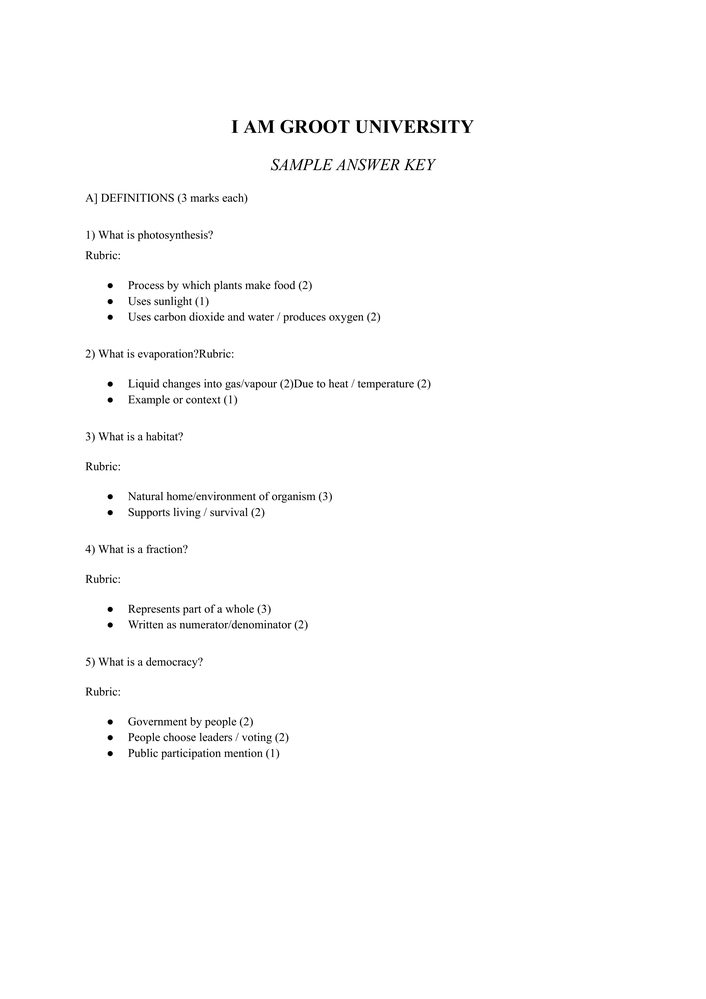
#> input picture ocr_v2/debug/1775260407199-885156062_page_0_original.png, 706 x 999 px, shrunk from 2483 x 3512 before the run
$ python -i stabilize.py   (imports and definitions only)
#> lines starting #> are read from the running program, lines starting #| are printed output that depends on the picture; after the words box and inside, x2 and y2 are one past the last pixel; in counts of white or black regions, pixels touching at a corner belong together
import os
import cv2
import fitz  # PyMuPDF
import numpy as np

def deskew_image(image: np.ndarray) -> np.ndarray:
    """
    Detects the skew angle of the text and applies a rotation to correct it.
    """
    coords = np.column_stack(np.where(image > 0))
    if coords.shape[0] == 0:
        return image

    angle = cv2.minAreaRect(coords)[-1]
    if angle < -45:
        angle = -(90 + angle)
    else:
        angle = -angle

    (h, w) = image.shape[:2]
    center = (w // 2, h // 2)
    M = cv2.getRotationMatrix2D(center, angle, 1.0)
    rotated = cv2.warpAffine(image, M, (w, h), flags=cv2.INTER_CUBIC, borderMode=cv2.BORDER_REPLICATE)
    return rotated

def preprocess_image(img_array: np.ndarray) -> np.ndarray:
    """
    Applies the shared stabilization pipeline to make image OCR-ready.
    Pipeline: Grayscale -> CLAHE -> Gaussian Blur -> Adaptive Thresh -> Deskew -> Morphology
    """
    if img_array is None or img_array.size == 0:
        return img_array

    # 1. Grayscale
    if len(img_array.shape) == 3:
        gray = cv2.cvtColor(img_array, cv2.COLOR_BGR2GRAY)
    else:
        gray = img_array

    # 2. CLAHE (Contrast Limited Adaptive Histogram Equalization)
    clahe = cv2.createCLAHE(clipLimit=2.0, tileGridSize=(8, 8))
    enhanced_contrast = clahe.apply(gray)

    # 3. Gaussian Blur (Denoising)
    blurred = cv2.GaussianBlur(enhanced_contrast, (5, 5), 0)

    # 4. Adaptive Thresholding (Handle shadows/gradients)
    thresh = cv2.adaptiveThreshold(
        blurred, 255,
        cv2.ADAPTIVE_THRESH_GAUSSIAN_C,
        cv2.THRESH_BINARY_INV,  # INVERT text to white on black for deskewing/morphology
        15, 5
    )

    # 5. Deskewing
    deskewed = deskew_image(thresh)

    # 6. Morphology Close (Close gaps inside letters)
    kernel = cv2.getStructuringElement(cv2.MORPH_RECT, (2, 2))
    morph = cv2.morphologyEx(deskewed, cv2.MORPH_CLOSE, kernel)

    # Re-invert back to black-on-white text for OCR engines
    final_img = cv2.bitwise_not(morph)
    return final_img

def stabilize_document(file_path: str, debug_dir: str = "debug") -> list:
    """
    Opens a PDF (via PyMuPDF) or Image, processes each page through the stability pipeline,
    and returns a list of preprocessed numpy arrays.
    Also saves debug images to `debug_dir`.
    """
#> called with debug_dir = 'debug'
    if not os.path.exists(debug_dir):
        os.makedirs(debug_dir, exist_ok=True)

    ext = os.path.splitext(file_path)[1].lower()
    base_name = os.path.basename(file_path).rsplit('.', 1)[0]
    processed_pages = []

    if ext == '.pdf':
        doc = fitz.open(file_path)
        for page_num in range(len(doc)):
            page = doc.load_page(page_num)
            pix = page.get_pixmap(dpi=300)

            # Convert PyMuPDF pixmap to numpy array depending on channels
            if pix.n - pix.alpha < 4:
                # RGB / Grayscale
                img_array = np.frombuffer(pix.samples, dtype=np.uint8).reshape(pix.h, pix.w, pix.n)
                if pix.alpha:
                    # Drop alpha channel
                    img_array = img_array[:, :, :3]
            else:
                # CMYK - rare but handle by converting to RGB
                pix = fitz.Pixmap(fitz.csRGB, pix)
                img_array = np.frombuffer(pix.samples, dtype=np.uint8).reshape(pix.h, pix.w, pix.n)

            # Convert RGB to BGR for OpenCV standard
            if len(img_array.shape) == 3 and img_array.shape[2] == 3:
                img_array = cv2.cvtColor(img_array, cv2.COLOR_RGB2BGR)

            # Save debug original
            orig_path = os.path.join(debug_dir, f"{base_name}_page_{page_num}_original.png")
            cv2.imwrite(orig_path, img_array)

            preprocessed = preprocess_image(img_array)

            # Save debug preprocessed
            prep_path = os.path.join(debug_dir, f"{base_name}_page_{page_num}_preprocessed.png")
            cv2.imwrite(prep_path, preprocessed)

            processed_pages.append(preprocessed)
    else:
        # Standard image
        img_array = cv2.imread(file_path)
#> img_array is the input picture: shape (999, 706, 3); min 0, max 255, mean 252.1
        if img_array is not None:
            orig_path = os.path.join(debug_dir, f"{base_name}_original.png")
            cv2.imwrite(orig_path, img_array)

            preprocessed = preprocess_image(img_array)
#> in preprocess_image, `thresh = cv2.adaptiveThreshold( blurred, 255, cv2.ADAPTIVE_THRESH_GAUS..`:
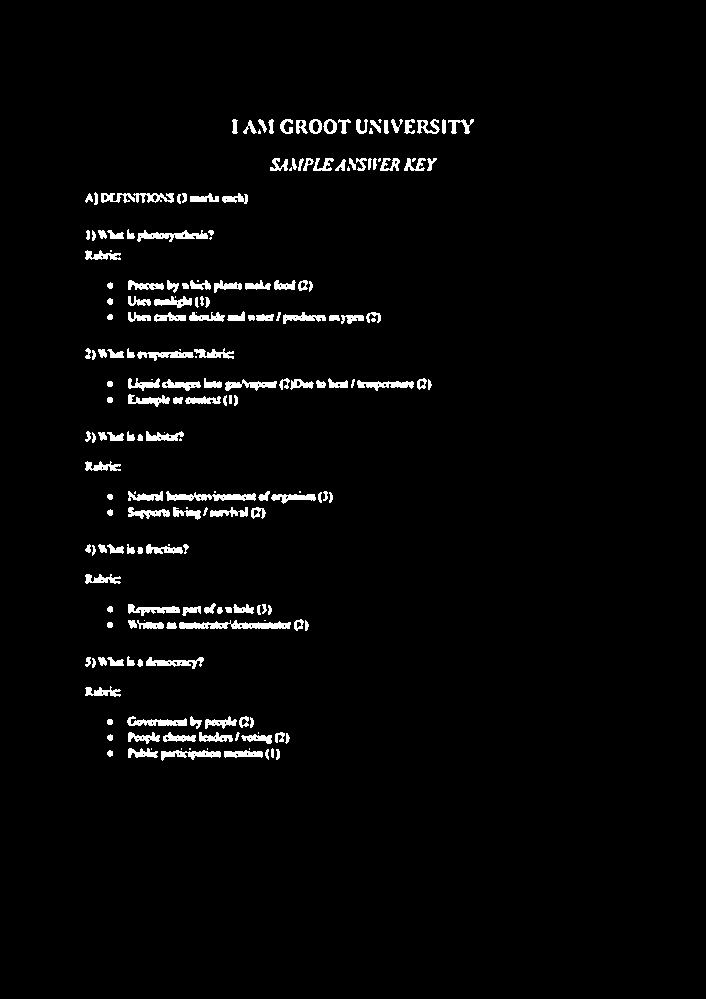
#> thresh: shape (999, 706); 2.7% white; 209 white regions (31 under 20 px), largest, box (x1, y1, x2, y2) and area: (179, 620, 291, 629) 631, (166, 491, 256, 501) 499, (137, 230, 208, 242) 412
#> in deskew_image, `coords = np.column_stack(np.where(image > 0))`: coords = 19249 pairs, first value 119 to 760, second value 85 to 473
#> in deskew_image, `angle = cv2.minAreaRect(coords)[-1]`: angle = -90
#> in deskew_image, `angle = -(90 + angle)`: angle = 0
#> in deskew_image, `M = cv2.getRotationMatrix2D(center, angle, 1.0)`: M = [[1, 0, 0], [0, 1, 0]]
#> in preprocess_image, `morph = cv2.morphologyEx(deskewed, cv2.MORPH_CLOSE, kernel)`:
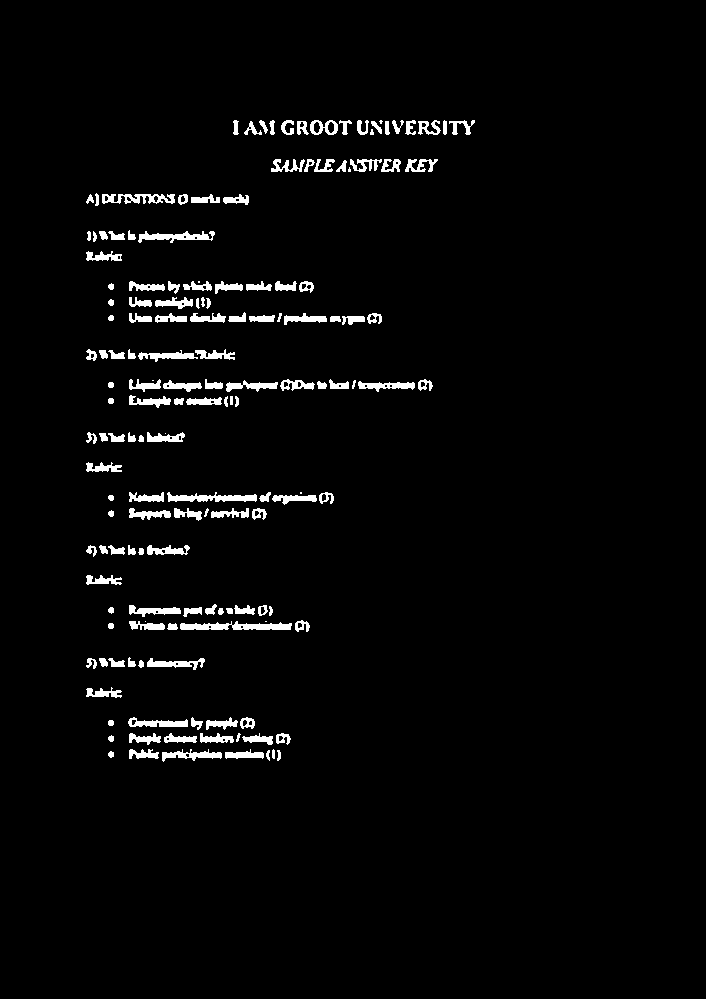
#> morph: shape (999, 706); 2.8% white; 160 white regions (9 under 20 px), largest, box (x1, y1, x2, y2) and area: (180, 621, 292, 630) 658, (167, 492, 257, 502) 524, (138, 231, 215, 243) 462

            prep_path = os.path.join(debug_dir, f"{base_name}_preprocessed.png")
            cv2.imwrite(prep_path, preprocessed)

            processed_pages.append(preprocessed)

    return processed_pages

>>> result = stabilize_document('../../debug/1775260407199-885156062_page_0_original.png')
#> result = 1 item
